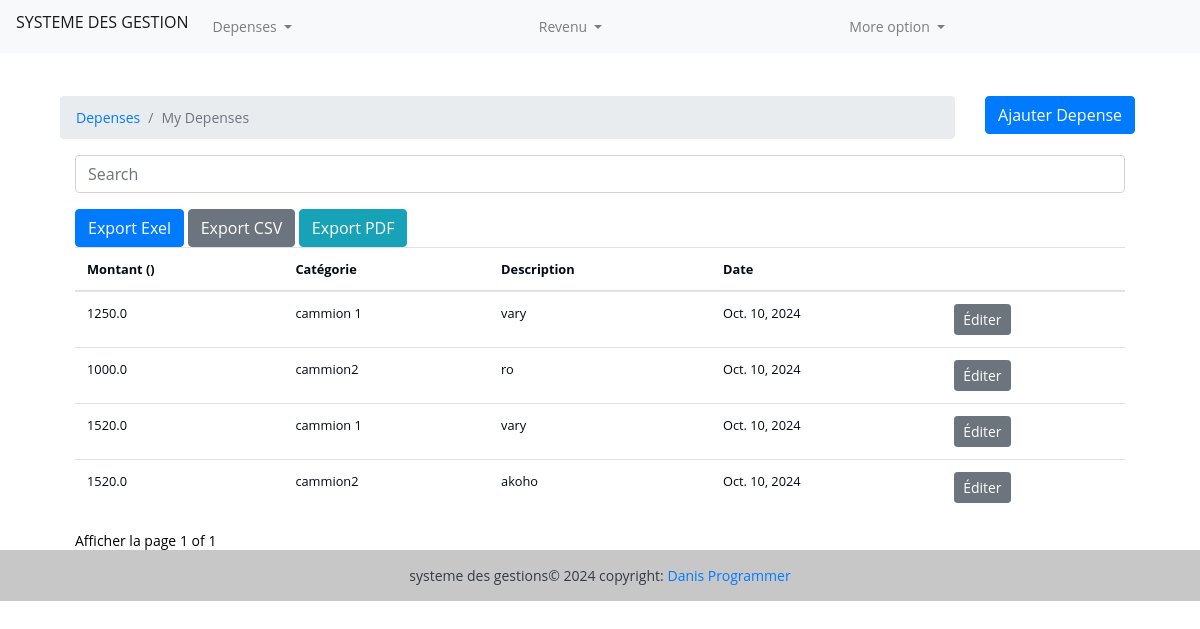
The app's page /expenses/ (signed in) with its own data.
### expenses/models.py (models this page shows, shortened)
class Expense(models.Model):
    amount = models.FloatField()
    date = models.DateField(default=now)
    description = models.TextField()
    save_by = models.ForeignKey(to=User, on_delete=models.CASCADE)
    category = models.CharField(max_length=266)
    class Meta:
        ordering:['-date']

### expenses/views.py (the view)
# urls.py: path('', index, name="archive"),
def index(request):
    categories = Category.objects.all()
    expenses = Expense.objects.filter(save_by=request.user)
    paginator = Paginator(expenses,4)
    page_number = request.GET.get('page')
    page_obj = Paginator.get_page(paginator, page_number)
    context = {
        'expenses': expenses,
        'page_obj':page_obj,
    }
    return render(request, 'expenses/index.html', context)

### templates/expenses/index.html (shortened to what this page needs)
{% extends 'base.html' %}
{% load static %}
{% block content %}
<div class="container mt-4">
  <div class="row">
    <div class="col-md-10">
      <nav aria-label="breadcrumb">
        <ol class="breadcrumb">
          <li class="breadcrumb-item">
            <a href="">Depenses</a>
          </li>
          <li class="breadcrumb-item active" aria-current="page">
            My Depenses
          </li>
        </ol>
      </nav>
    </div>
    <div class="col-md-2">
      <a href="{% url 'add-expenses'%}" class="btn btn-primary">Ajauter Depense</a>
    </div>
  </div>
  <div class="container">
    {% include 'partials/_messages.html' %} {% if expenses.count %}
    <div class=" export-buttons">
        <div class="form-group">
          <input type="text" class="form-control" id="searchField" placeholder="Search">
        </div>
        <div class="pdf">
        <a href="{% url 'export-excel'%}"  class="btn btn-primary">Export Exel</a>
        <a href="{% url 'export-csv'%}"  class="btn btn-secondary">Export CSV</a>
        <a href="{% url 'export-pdf'%}"  class="btn btn-info">Export PDF</a>
      </div>
     </div>
<div class="app-table">
  <table class="table table-stripped table-hover">
    <thead>
      <tr>
        <th>Montant ({{currency}})</th>
        <th>Catégorie</th>
        <th>Description</th>
        <th>Date</th>
        <th></th>
      </tr>
    </thead>
    <tbody>
      {% for expense in page_obj%}
      <tr>
        <td>{{expense.amount}}</td>
        <td>{{expense.category}}</td>
        <td>{{expense.description}}</td>
        <td>{{expense.date}}</td>
        <td>
          <a
            href="{% url 'expense-edit' expense.id  %}"
            class="btn btn-secondary btn-sm"
            >Éditer</a
          >
        </td>
      </tr>
      {% endfor %}
    </tbody>
  </table>
</div>
    <div class="pagination-container">
    <div class="">
      Afficher la page  {{page_obj.number}} of {{ page_obj.paginator.num_pages }}
    </div>
    {% endif %}
  </div>
</div>
</div>
{% endblock content %}

### templates/base.html (shortened to what this page needs)
<!DOCTYPE html>
{% load static %}
{% load i18n %}
<html lang="en">
<head>
  <link rel="stylesheet" href="https://cdn.jsdelivr.net/npm/bootstrap@4.6.2/dist/css/bootstrap.min.css"
>
  <link rel="stylesheet" href="{% static 'css/style.css' %}">
</head>
<body>
  {% get_available_languages as LANGUAGES %}
  {% get_language_info_list for LANGUAGES as languages %}
  <header>
    <nav class="navbar navbar-expand-lg navbar-light bg-light">
      <a class="navbar-brand" href="/"><h6>SYSTEME DES GESTION</h6></a>
      <div class="collapse navbar-collapse" id="navbarSupportedContent">
        <ul class="navbar-nav mr-auto">
          <li class="nav-item dropdown">
            <a class="nav-link dropdown-toggle" href="#" role="button" data-toggle="dropdown" aria-expanded="false">
              Depenses
            </a>
          </li>
        </ul>
      </div>
      <div class="collapse navbar-collapse" id="navbarSupportedContent">
        <ul class="navbar-nav mr-auto">
          <li class="nav-item dropdown">
            <a class="nav-link dropdown-toggle" href="#" role="button" data-toggle="dropdown" aria-expanded="false">
              Revenu
            </a>
          </li>
        </ul>
      </div>
      <div class="collapse navbar-collapse" id="navbarSupportedContent">
        <ul class="navbar-nav mr-auto">
          <li class="nav-item dropdown">
            <a class="nav-link dropdown-toggle" href="#" role="button" data-toggle="dropdown" aria-expanded="false">
              More option
            </a>
          </li>
        </ul>
      </div>
    </nav>
  </header>
  <div class="container">
    <div class="wrapper">
      <br>
    </div>
  </div>
  <div class="container">
    {% block content %}
    {% endblock content %}
  </div>
  <footer class="bg-light text-center text-dark">
    <div class="text-center p-3" style="background-color: rgba(0, 0, 0, 0.2);">
      systeme des gestions© 2024 copyright:
      <a href="https://danis200.github.io/portfolio/"> Danis Programmer</a>
    </div>
  </footer>
</body>
</html>

### static/css/style.css (style rules this page uses)
body { margin: 0; padding: 0; font: 400 .875rem 'Open Sans', sans-serif; color: #000; background: #ffffffce; position: relative; height: 100%; }
.table { background: #ffffffce; font-size: .80rem; color: #010816; }

### records on screen
Expense: amount "1250.0", category "cammion 1", description "vary", date "Oct. 10, 2024"
Expense: amount "1000.0", category "cammion2", description "ro", date "Oct. 10, 2024"
Expense: amount "1520.0", category "cammion 1", description "vary", date "Oct. 10, 2024"
Expense: amount "1520.0", category "cammion2", description "akoho", date "Oct. 10, 2024"

### other values on screen
{{ page_obj.number }} "1"
{{ page_obj.paginator.num_pages }} "1"
